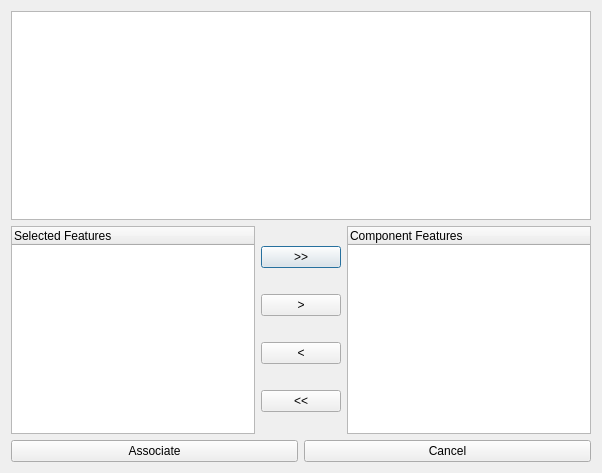
<?xml version="1.0" encoding="UTF-8"?>
<ui version="4.0">
 <class>Dialog</class>
 <widget class="QDialog" name="Dialog">
  <property name="geometry">
   <rect>
    <x>0</x>
    <y>0</y>
    <width>602</width>
    <height>473</height>
   </rect>
  </property>
  <property name="windowTitle">
   <string>Associate Selected Features with Complex</string>
  </property>
  <layout class="QGridLayout" name="gridLayout_4">
   <item row="0" column="0">
    <layout class="QGridLayout" name="gridLayout_3">
     <item row="0" column="0">
      <layout class="QGridLayout" name="gridLayout_2">
       <item row="0" column="0">
        <widget class="QTableView" name="tableView"/>
       </item>
       <item row="1" column="0">
        <layout class="QHBoxLayout" name="horizontalLayout_4"/>
       </item>
      </layout>
     </item>
     <item row="1" column="0">
      <layout class="QHBoxLayout" name="horizontalLayout_3">
       <item>
        <widget class="QTreeWidget" name="selectedFeaturesTreeWidget">
         <attribute name="headerVisible">
          <bool>true</bool>
         </attribute>
         <column>
          <property name="text">
           <string>Selected Features</string>
          </property>
         </column>
        </widget>
       </item>
       <item>
        <layout class="QVBoxLayout" name="verticalLayout">
         <item>
          <widget class="QPushButton" name="selectAllButton">
           <property name="text">
            <string>&gt;&gt;</string>
           </property>
          </widget>
         </item>
         <item>
          <widget class="QPushButton" name="selectOneButton">
           <property name="text">
            <string>&gt;</string>
           </property>
          </widget>
         </item>
         <item>
          <widget class="QPushButton" name="deselectOneButton">
           <property name="text">
            <string>&lt;</string>
           </property>
          </widget>
         </item>
         <item>
          <widget class="QPushButton" name="deselectAllButton">
           <property name="text">
            <string>&lt;&lt;</string>
           </property>
          </widget>
         </item>
        </layout>
       </item>
       <item>
        <widget class="QTreeWidget" name="componentFeaturesTreeWidget">
         <column>
          <property name="text">
           <string>Component Features</string>
          </property>
         </column>
        </widget>
       </item>
      </layout>
     </item>
    </layout>
   </item>
   <item row="1" column="0">
    <layout class="QHBoxLayout" name="horizontalLayout_5">
     <item>
      <widget class="QPushButton" name="associateButton">
       <property name="text">
        <string>Associate</string>
       </property>
      </widget>
     </item>
     <item>
      <widget class="QPushButton" name="cancelButton">
       <property name="text">
        <string>Cancel</string>
       </property>
      </widget>
     </item>
    </layout>
   </item>
  </layout>
 </widget>
 <resources/>
 <connections/>
</ui>
